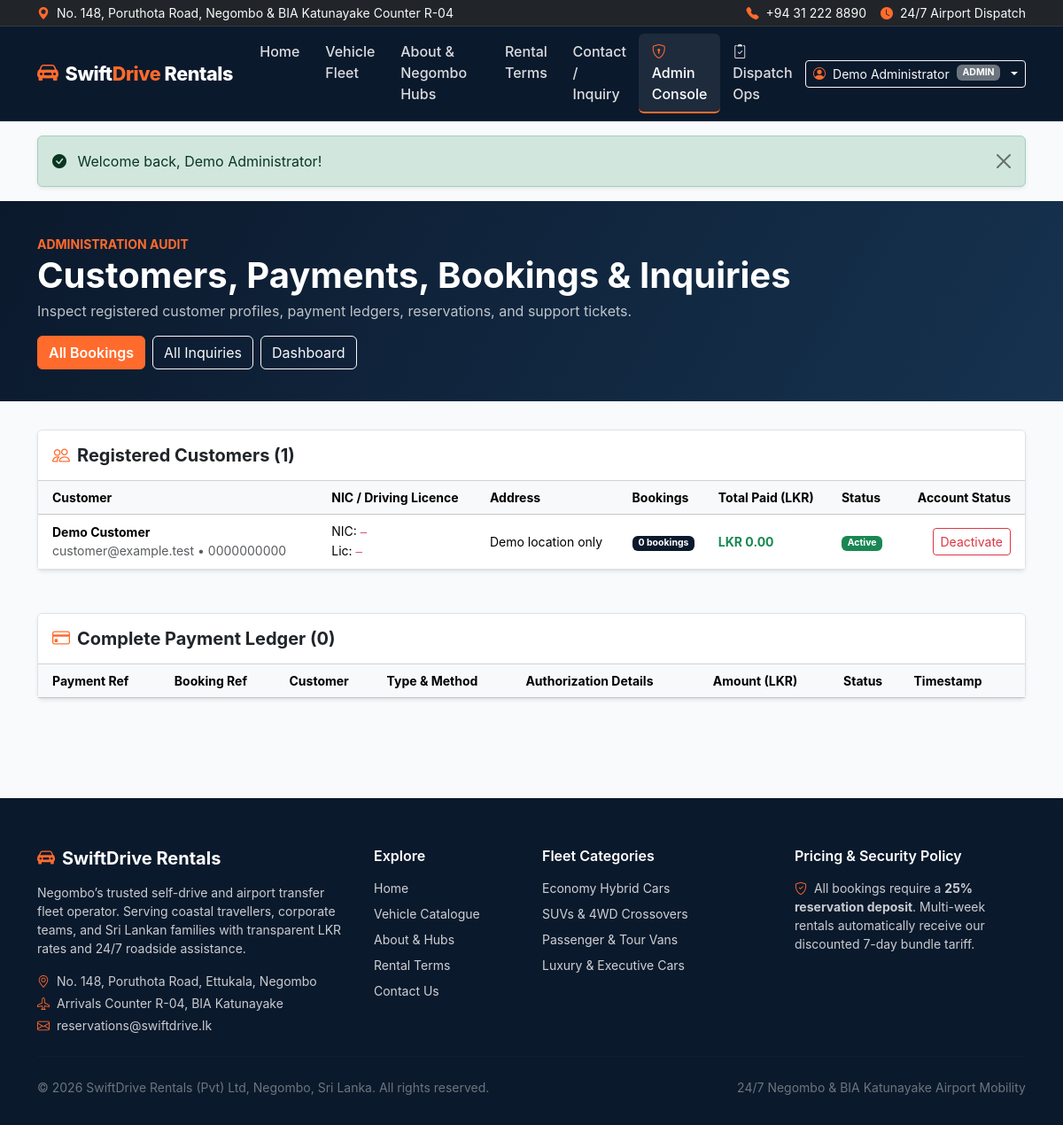
The page /admin/customers.php (signed in) on the database its author committed.
### tables this page shows
CREATE TABLE `users` (
    `id` INT UNSIGNED NOT NULL AUTO_INCREMENT,
    `full_name` VARCHAR(120) NOT NULL,
    `email` VARCHAR(160) NOT NULL,
    `phone` VARCHAR(30) NOT NULL,
    `nic_or_passport` VARCHAR(40) DEFAULT NULL,
    `license_number` VARCHAR(50) DEFAULT NULL,
    `address` VARCHAR(255) DEFAULT NULL,
    `password_hash` VARCHAR(255) NOT NULL,
    `role` ENUM('customer', 'staff', 'admin') NOT NULL DEFAULT 'customer',
    `is_active` TINYINT(1) NOT NULL DEFAULT 1,
    `created_at` DATETIME NOT NULL DEFAULT CURRENT_TIMESTAMP,
    `updated_at` DATETIME NOT NULL DEFAULT CURRENT_TIMESTAMP ON UPDATE CURRENT_TIMESTAMP,
    PRIMARY KEY (`id`),
    UNIQUE KEY `uq_users_email` (`email`),
    KEY `idx_users_role_active` (`role`, `is_active`)
);

### includes/helpers.php (called while the page is built, shortened)
<?php
function e(?string $value): string
{
    return htmlspecialchars((string)$value, ENT_QUOTES | ENT_SUBSTITUTE, 'UTF-8');
}
function format_lkr($amount): string
{
    return 'LKR ' . number_format((float)$amount, 2, '.', ',');
}
function get_flashes(): array
{
    $messages = $_SESSION['flash_messages'] ?? [];
    return $messages;
}
function base_prefix(): string
{
    $scriptName = str_replace('\\', '/', $_SERVER['SCRIPT_NAME'] ?? '');
    if (preg_match('#/(customer|staff|admin)/[^/]+$#', $scriptName)) {
        return '../';
    }
    return '';
}
function url(string $path = ''): string
{
    $prefix = base_prefix();
    $cleanPath = ltrim($path, '/');
    return $prefix . $cleanPath;
}

### includes/auth.php (called while the page is built, shortened)
<?php
require_once __DIR__ . '/helpers.php';
function current_user(): ?array
{
    static $cachedUser = null;
    if ($cachedUser !== null && (int)$cachedUser['id'] === (int)$_SESSION['user_id']) {
        return $cachedUser;
    }
    $pdo = Database::getConnection();
    $stmt = $pdo->prepare('SELECT id, full_name, email, phone, nic_or_passport, license_number, address, role, is_active, created_at FROM users WHERE id = :id LIMIT 1');
    $stmt->execute(['id' => (int)$_SESSION['user_id']]);
    $user = $stmt->fetch();
    $cachedUser = $user;
    return $user;
}
function require_login(): array
{
    $user = current_user();
    return $user;
}
function require_role(array|string $roles): array
{
    $user = require_login();
    return $user;
}

### admin/customers.php (the view, shortened to what this page needs)
<?php
require_once __DIR__ . '/../includes/auth.php';
$user = require_role('admin');
$pdo  = Database::getConnection();
$customers = $pdo->query("
    SELECT u.*,
           COUNT(b.id) AS bookings_count,
           COALESCE(SUM(b.amount_paid_lkr), 0) AS lifetime_paid_lkr
    FROM users u
    LEFT JOIN bookings b ON b.customer_id = u.id
    WHERE u.role = 'customer'
    GROUP BY u.id
    ORDER BY u.created_at DESC
")->fetchAll();
$payments = $pdo->query("
    SELECT p.*, b.booking_reference, u.full_name AS customer_name
    FROM payments p
    JOIN bookings b ON b.id = p.booking_id
    JOIN users u ON u.id = p.customer_id
    ORDER BY p.created_at DESC
")->fetchAll();
require_once __DIR__ . '/../includes/header.php';
?>
<section class="page-header-band">
    <div class="container d-flex flex-wrap justify-content-between align-items-center gap-3">
        <div>
            <span class="text-orange fw-bold text-uppercase small">Administration Audit</span>
            <h1 class="fw-bold mb-1">Customers, Payments, Bookings &amp; Inquiries</h1>
            <p class="mb-0 text-light opacity-75">Inspect registered customer profiles, payment ledgers, reservations, and support tickets.</p>
        </div>
        <div class="d-flex gap-2">
            <a href="<?= e(url('staff/bookings.php')) ?>" class="btn btn-accent">All Bookings</a>
            <a href="<?= e(url('staff/inquiries.php')) ?>" class="btn btn-outline-light">All Inquiries</a>
            <a href="<?= e(url('admin/index.php')) ?>" class="btn btn-outline-light">Dashboard</a>
        </div>
    </div>
</section>
<div class="container pb-5">
    <div class="card border shadow-sm mb-5">
        <div class="card-header bg-white py-3">
            <h2 class="h5 fw-bold mb-0"><i class="bi bi-people text-orange me-2"></i>Registered Customers (<?= count($customers) ?>)</h2>
        </div>
        <div class="card-body p-0">
            <div class="table-responsive">
                <table class="table table-hover align-middle small mb-0">
                    <thead class="table-light">
                        <tr>
                            <th class="ps-3">Customer</th>
                            <th>NIC / Driving Licence</th>
                            <th>Address</th>
                            <th>Bookings</th>
                            <th>Total Paid (LKR)</th>
                            <th>Status</th>
                            <th class="pe-3 text-end">Account Status</th>
                        </tr>
                    </thead>
                    <tbody>
                        <?php foreach ($customers as $c): ?>
                            <tr>
                                <td class="ps-3">
                                    <strong><?= e($c['full_name']) ?></strong><br>
                                    <span class="text-muted"><?= e($c['email']) ?> &bull; <?= e($c['phone']) ?></span>
                                </td>
                                <td>
                                    NIC: <code><?= e($c['nic_or_passport'] ?: '—') ?></code><br>
                                    Lic: <code><?= e($c['license_number'] ?: '—') ?></code>
                                </td>
                                <td><?= e($c['address'] ?: '—') ?></td>
                                <td><span class="badge bg-navy"><?= (int)$c['bookings_count'] ?> bookings</span></td>
                                <td class="fw-bold text-success"><?= e(format_lkr($c['lifetime_paid_lkr'])) ?></td>
                                <td>
                                    <span class="badge <?= (int)$c['is_active'] === 1 ? 'bg-success' : 'bg-secondary' ?>">
                                        <?= (int)$c['is_active'] === 1 ? 'Active' : 'Deactivated' ?>
                                    </span>
                                </td>
                                <td class="pe-3 text-end">
                                    <form action="<?= e(url('admin/customers.php')) ?>" method="post" class="d-inline">
                                        <button type="submit" class="btn btn-sm <?= (int)$c['is_active'] === 1 ? 'btn-outline-danger' : 'btn-outline-success' ?>">
                                            <?= (int)$c['is_active'] === 1 ? 'Deactivate' : 'Activate' ?>
                                        </button>
                                    </form>
                                </td>
                            </tr>
                        <?php endforeach; ?>
                    </tbody>
                </table>
            </div>
        </div>
    </div>
    <div class="card border shadow-sm" id="payments">
        <div class="card-header bg-white py-3">
            <h2 class="h5 fw-bold mb-0"><i class="bi bi-credit-card text-orange me-2"></i>Complete Payment Ledger (<?= count($payments) ?>)</h2>
        </div>
        <div class="card-body p-0">
            <div class="table-responsive">
                <table class="table table-hover align-middle small mb-0">
                    <thead class="table-light">
                        <tr>
                            <th class="ps-3">Payment Ref</th>
                            <th>Booking Ref</th>
                            <th>Customer</th>
                            <th>Type &amp; Method</th>
                            <th>Authorization Details</th>
                            <th>Amount (LKR)</th>
                            <th>Status</th>
                            <th class="pe-3">Timestamp</th>
                        </tr>
                    </thead>
                </table>
            </div>
        </div>
    </div>
</div>
<?php require_once __DIR__ . '/../includes/footer.php'; ?>

### includes/header.php (shortened to what this page needs)
<?php
require_once __DIR__ . '/auth.php';
$currentUser = current_user();
$currentPage = basename($_SERVER['SCRIPT_NAME'] ?? 'index.php');
$currentDir  = basename(dirname($_SERVER['SCRIPT_NAME'] ?? ''));
$flashes     = get_flashes();
?>
<!DOCTYPE html>
<html lang="en">
<head>
    <link href="https://cdn.jsdelivr.net/npm/bootstrap@5.3.3/dist/css/bootstrap.min.css" rel="stylesheet">
    <link href="https://cdn.jsdelivr.net/npm/bootstrap-icons@1.11.3/font/bootstrap-icons.min.css" rel="stylesheet">
    <link href="<?= e(url('assets/css/style.css')) ?>" rel="stylesheet">
</head>
<body>
<div class="bg-dark text-light py-1 small border-bottom border-secondary border-opacity-25 no-print">
    <div class="container d-flex flex-wrap justify-content-between align-items-center">
        <div>
            <i class="bi bi-geo-alt-fill text-orange me-1"></i> No. 148, Poruthota Road, Negombo &amp; BIA Katunayake Counter R-04
        </div>
        <div class="d-flex gap-3">
            <span><i class="bi bi-telephone-fill text-orange me-1"></i> +94 31 222 8890</span>
            <span class="d-none d-md-inline"><i class="bi bi-clock-fill text-orange me-1"></i> 24/7 Airport Dispatch</span>
        </div>
    </div>
</div>
<nav class="navbar navbar-expand-lg navbar-dark navbar-swiftdrive sticky-top no-print" aria-label="Main navigation">
    <div class="container">
        <a class="navbar-brand d-flex align-items-center gap-2" href="<?= e(url('index.php')) ?>">
            <i class="bi bi-car-front-fill brand-accent fs-4"></i>
            <span>Swift<span class="brand-accent">Drive</span> Rentals</span>
        </a>
        <div class="collapse navbar-collapse" id="mainNavbar">
            <ul class="navbar-nav me-auto mb-2 mb-lg-0">
                <li class="nav-item">
                    <a class="nav-link <?= ($currentPage === 'index.php' && !in_array($currentDir, ['customer','staff','admin'], true)) ? 'active' : '' ?>" href="<?= e(url('index.php')) ?>">Home</a>
                </li>
                <li class="nav-item">
                    <a class="nav-link <?= in_array($currentPage, ['vehicles.php', 'vehicle.php'], true) ? 'active' : '' ?>" href="<?= e(url('vehicles.php')) ?>">Vehicle Fleet</a>
                </li>
                <li class="nav-item">
                    <a class="nav-link <?= $currentPage === 'about.php' ? 'active' : '' ?>" href="<?= e(url('about.php')) ?>">About &amp; Negombo Hubs</a>
                </li>
                <li class="nav-item">
                    <a class="nav-link <?= $currentPage === 'terms.php' ? 'active' : '' ?>" href="<?= e(url('terms.php')) ?>">Rental Terms</a>
                </li>
                <li class="nav-item">
                    <a class="nav-link <?= $currentPage === 'contact.php' ? 'active' : '' ?>" href="<?= e(url('contact.php')) ?>">Contact / Inquiry</a>
                </li>
                <?php if ($currentUser && $currentUser['role'] === 'customer'): ?>
                    <li class="nav-item">
                        <a class="nav-link <?= $currentDir === 'customer' ? 'active' : '' ?>" href="<?= e(url('customer/bookings.php')) ?>">
                            <i class="bi bi-calendar-check me-1"></i>My Bookings
                        </a>
                    </li>
                <?php elseif ($currentUser && $currentUser['role'] === 'admin'): ?>
                    <li class="nav-item">
                        <a class="nav-link <?= $currentDir === 'admin' ? 'active' : '' ?>" href="<?= e(url('admin/index.php')) ?>">
                            <i class="bi bi-shield-lock me-1 text-orange"></i>Admin Console
                        </a>
                    </li>
                    <li class="nav-item">
                        <a class="nav-link <?= $currentDir === 'staff' ? 'active' : '' ?>" href="<?= e(url('staff/index.php')) ?>">
                            <i class="bi bi-clipboard2-check me-1"></i>Dispatch Ops
                        </a>
                    </li>
                <?php endif; ?>
            </ul>
            <div class="d-flex align-items-center gap-2">
                <?php if ($currentUser): ?>
                    <div class="dropdown">
                        <button class="btn btn-outline-light btn-sm dropdown-toggle d-flex align-items-center gap-2" type="button" data-bs-toggle="dropdown" aria-expanded="false">
                            <i class="bi bi-person-circle text-orange"></i>
                            <span><?= e($currentUser['full_name']) ?></span>
                            <span class="badge bg-secondary text-uppercase"><?= e($currentUser['role']) ?></span>
                        </button>
                    </div>
                <?php else: ?>
                    <a href="<?= e(url('login.php')) ?>" class="btn btn-outline-light btn-sm">Sign In</a>
                    <a href="<?= e(url('register.php')) ?>" class="btn btn-accent btn-sm">Register</a>
                <?php endif; ?>
            </div>
        </div>
    </div>
</nav>
<main id="main-content">
<?php if (!empty($flashes)): ?>
    <div class="container mt-3 no-print">
        <?php foreach ($flashes as $flash): ?>
            <div class="alert alert-<?= e($flash['type']) ?> alert-dismissible fade show shadow-sm" role="alert">
                <?php if ($flash['type'] === 'success'): ?>
                    <i class="bi bi-check-circle-fill me-2"></i>
                <?php elseif ($flash['type'] === 'danger'): ?>
                    <i class="bi bi-exclamation-triangle-fill me-2"></i>
                <?php else: ?>
                    <i class="bi bi-info-circle-fill me-2"></i>
                <?php endif; ?>
                <?= e($flash['message']) ?>
                <button type="button" class="btn-close" data-bs-dismiss="alert" aria-label="Close"></button>
            </div>
        <?php endforeach; ?>
    </div>
<?php endif; ?>

### assets/css/style.css (style rules this page uses)
:root { --sd-navy: #0B192C; --sd-navy-light: #132742; --sd-navy-muted: #1E3A5F; --sd-orange: #FF6B2C; --sd-orange-hover: #E05519; --sd-orange-soft: #FFF1EB; --sd-bg-soft: #F8FAFC; --sd-border: #E2E8F0; --sd-text: #0F172A; --sd-text-muted: #475569; }
body { font-family: 'Inter', system-ui, -apple-system, BlinkMacSystemFont, "Segoe UI", Roboto, sans-serif; color: var(--sd-text); background-color: var(--sd-bg-soft); display: flex; flex-direction: column; min-height: 100vh; }
main { flex: 1 0 auto; }
.navbar-swiftdrive { background-color: var(--sd-navy); border-bottom: 1px solid rgba(255, 255, 255, 0.1); }
.navbar-swiftdrive .navbar-brand { font-weight: 800; letter-spacing: -0.02em; color: #ffffff; font-size: 1.35rem; }
.navbar-swiftdrive .brand-accent { color: var(--sd-orange); }
.navbar-swiftdrive .nav-link { color: rgba(255, 255, 255, 0.85); font-weight: 500; padding: 0.5rem 0.9rem !important; border-radius: 6px; transition: color 0.15s ease, background-color 0.15s ease; }
.navbar-swiftdrive .nav-link:hover, .navbar-swiftdrive .nav-link.active { color: #ffffff; background-color: rgba(255, 255, 255, 0.08); }
.navbar-swiftdrive .nav-link.active { border-bottom: 2px solid var(--sd-orange); }
.btn-accent { background-color: var(--sd-orange); border-color: var(--sd-orange); color: #ffffff; font-weight: 600; }
.page-header-band { background: linear-gradient(120deg, #0B192C 0%, #16324F 100%); color: #ffffff; padding: 2.25rem 0; margin-bottom: 2rem; }
.text-orange { color: var(--sd-orange) !important; }
.bg-navy { background-color: var(--sd-navy) !important; color: #ffffff; }

### rows shown on the page
users: full_name "Demo Administrator", role "ADMIN"
users: full_name "Demo Customer", email "customer@example.test", phone "0000000000", nic_or_passport "—", license_number "—", address "Demo location only", bookings_count "0", lifetime_paid_lkr "LKR 0.00", is_active "Active"

### other values the page prints
$flash['message'] "Welcome back, Demo Administrator!"
count($customers) "1"
count($payments) "0"
